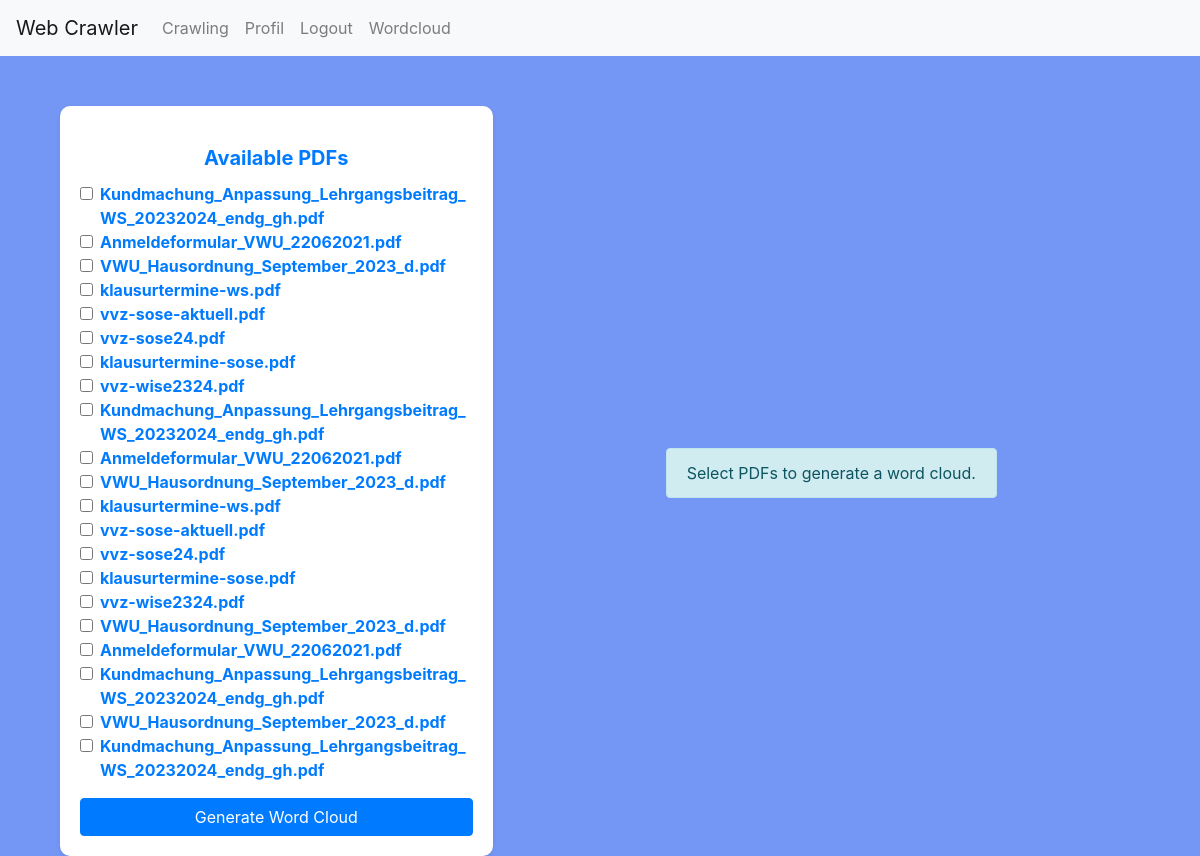
/wordcloud (signed in), run on the app's committed database.
### app/models.py (models this page shows, shortened)
class CrawlData(db.Model):
    id = db.Column(db.Integer, primary_key=True)
    user_id = db.Column(db.Integer, db.ForeignKey('user.id'), nullable=False)
    url = db.Column(db.String(512), nullable=False)
    crawl_date = db.Column(db.DateTime, default=datetime.utcnow)
    pdf_links = db.Column(db.Text)  # Stores PDF links as comma-separated strings
    pdf_paths = db.Column(db.Text)  # Add this line to store the paths to PDF files
    word_stats = db.Column(db.Text)

### app/routes.py (the view, shortened to what this page needs)
@app.route('/wordcloud', methods=['GET', 'POST'])
@login_required
def wordcloud():
    crawl_records = CrawlData.query.filter_by(user_id=current_user.id).order_by(CrawlData.crawl_date.desc()).all()
    for record in crawl_records:
        word_stats_list = []
        for stat in record.word_stats.split(';'):
            if '|' in stat:
                pdf_url, word_counts = stat.split('|', 1)
                word_count_pairs = word_counts.split(',')
                word_counts_dict = {}
                for word_count in word_count_pairs:
                    parts = word_count.split(':')
                    if len(parts) == 2:
                        word, count = parts
                        try:
                            word_counts_dict[word] = int(count)
                        except ValueError:
                            continue
                max_word, max_count = None, 0
                for word, count in word_counts_dict.items():
                    if count > max_count:
                        max_word, max_count = word, count
                word_stats_list.append({
                    'pdf_url': pdf_url,
                    'pdf_name': pdf_url.split('/')[-1],
                    'word_counts': word_counts_dict,
                    'max_word': max_word,
                    'max_count': max_count
                })
        record.parsed_word_stats = word_stats_list
    selected_pdfs = []
    start_date = None
    end_date = None
    combined_text = ""
    alert_message = ""
    return render_template('wordcloud.html', crawl_records=crawl_records, wordcloud_image=None, selected_pdfs=selected_pdfs, start_date=start_date, end_date=end_date, alert_message=alert_message)

### app/routes.py (called while the page is built)
@login_manager.user_loader
def load_user(user_id):
    return User.query.get(int(user_id))

### app/templates/wordcloud.html (shortened to what this page needs)
{% extends "layout.html" %}
{% block content %}
<link rel="stylesheet" type="text/css" href="{{ url_for('static', filename='css/wordcloud.css') }}">
<div class="container mt-5">
    <div class="row">
        <div class="col-md-5">
            <div class="card shadow-sm">
                <div class="card-body">
                    <h3 class="card-title text-center">Available PDFs</h3>
                    <form method="POST" action="{{ url_for('wordcloud') }}">
                        <div class="form-group">
                            <div class="pdf-list" style="max-height: 600px; overflow-y: auto;">
                                {% for record in crawl_records %}
                                    {% for pdf in record.parsed_word_stats %}
                                        <div class="form-check">
                                            <input class="form-check-input" type="checkbox" name="pdfs" value="{{ pdf.pdf_name }}" id="{{ pdf.pdf_name }}" {% if pdf.pdf_name in selected_pdfs %}checked{% endif %}>
                                            <label class="form-check-label" for="{{ pdf.pdf_name }}" style="word-break: break-all;">
                                                <a href="{{ pdf.pdf_url }}" target="_blank">{{ pdf.pdf_name }}</a>
                                            </label>
                                        </div>
                                    {% endfor %}
                                {% endfor %}
                            </div>
                        </div>
                        <div class="text-center">
                            <button type="submit" class="btn btn-primary btn-block">Generate Word Cloud</button>
                        </div>
                    </form>
                </div>
            </div>
        </div>
        <div class="col-md-7 d-flex align-items-center justify-content-center">
            {% if wordcloud_image %}
                <img src="{{ wordcloud_image }}" alt="Word Cloud" class="img-fluid shadow-lg">
            {% else %}
                <div class="alert alert-info text-center" role="alert">
                    Select PDFs to generate a word cloud.
                </div>
            {% endif %}
        </div>
    </div>
</div>
{% endblock %}

### app/static/css/styles.css (style rules this page uses)
body { background-color: #7496f4; }
.card { border: none; border-radius: 10px; }
.card-body { padding: 20px; }
.card-title { font-size: 1.25rem; font-weight: bold; }
.pdf-list { margin-top: 10px; width: 100%; }
body { color: #343a40; }
.container { margin-top: 50px; }
.btn-primary { background-color: #007bff; border-color: #007bff; }
h1, h3 { color: #007bff; }
h3 { margin-top: 20px; }
.form-group label { font-weight: bold; }
.alert-info { background-color: #d1ecf1; color: #0c5460; border-color: #bee5eb; }

### app/static/css/wordcloud.css (style rules this page uses)
body { background-color: #7496f4; }
.card { border: none; border-radius: 10px; }
.card-body { padding: 20px; }
.card-title { font-size: 1.25rem; font-weight: bold; }
.pdf-list { margin-top: 10px; width: 100%; }
body { color: #343a40; }
.container { margin-top: 50px; }
.btn-primary { background-color: #007bff; border-color: #007bff; }
h1, h3 { color: #007bff; }
h3 { margin-top: 20px; }
.form-group label { font-weight: bold; }
.form-check-label a { color: #007bff; text-decoration: none; }

### data on the page
CrawlData: pdf_name "Kundmachung_Anpassung_Lehrgangsbeitrag_WS_20232024_endg_gh.pdf" "Anmeldeformular_VWU_22062021.pdf" "VWU_Hausordnung_September_2023_d.pdf"
CrawlData: pdf_name "klausurtermine-ws.pdf" "vvz-sose-aktuell.pdf" "vvz-sose24.pdf" "klausurtermine-sose.pdf" "vvz-wise2324.pdf"
CrawlData: pdf_name "Kundmachung_Anpassung_Lehrgangsbeitrag_WS_20232024_endg_gh.pdf" "Anmeldeformular_VWU_22062021.pdf" "VWU_Hausordnung_September_2023_d.pdf"
CrawlData: pdf_name "klausurtermine-ws.pdf" "vvz-sose-aktuell.pdf" "vvz-sose24.pdf" "klausurtermine-sose.pdf" "vvz-wise2324.pdf"
CrawlData: pdf_name "VWU_Hausordnung_September_2023_d.pdf" "Anmeldeformular_VWU_22062021.pdf" "Kundmachung_Anpassung_Lehrgangsbeitrag_WS_20232024_endg_gh.pdf"
CrawlData: pdf_name "VWU_Hausordnung_September_2023_d.pdf" "Kundmachung_Anpassung_Lehrgangsbeitrag_WS_20232024_endg_gh.pdf"
